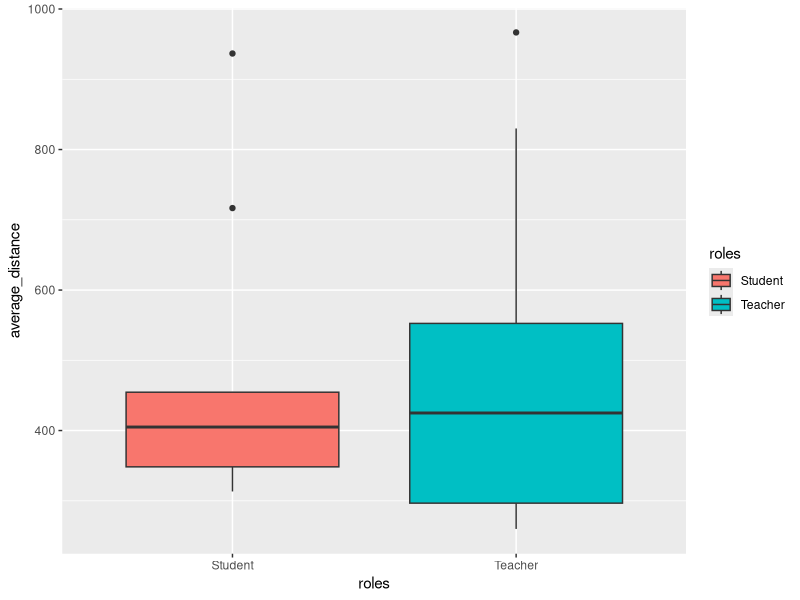
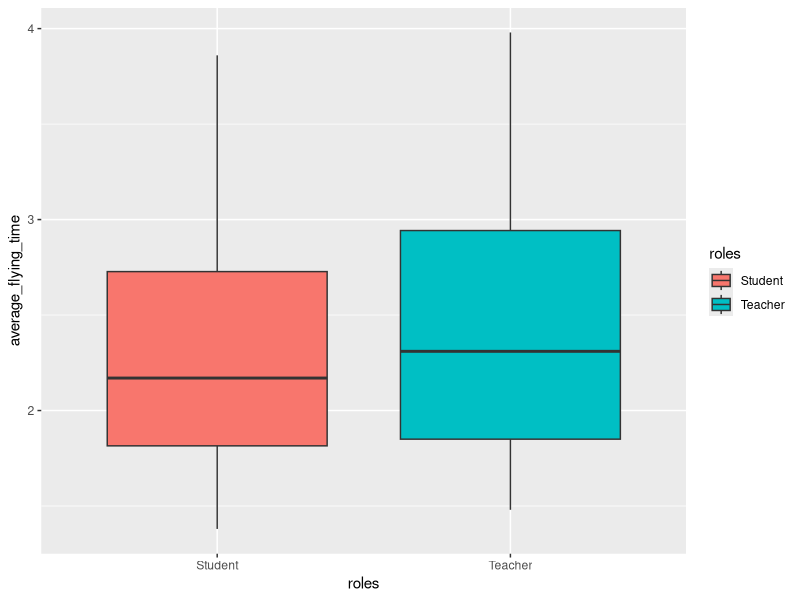
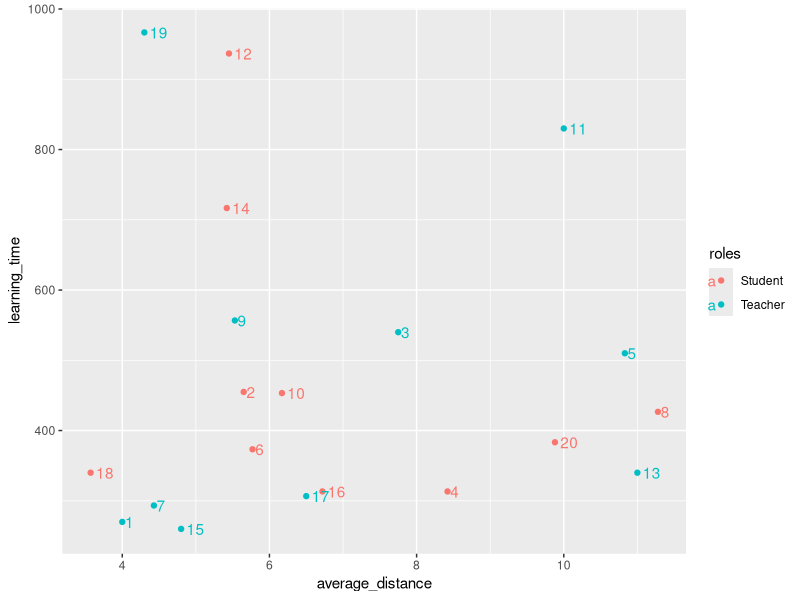
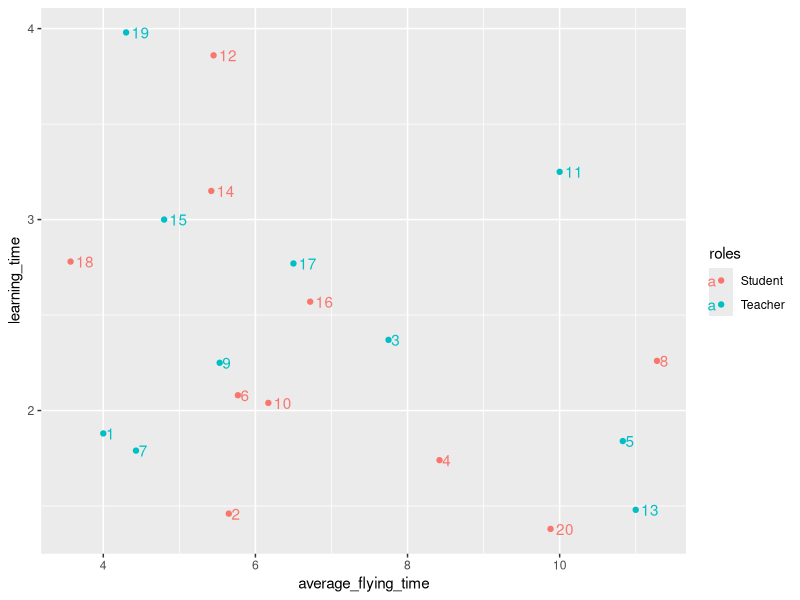
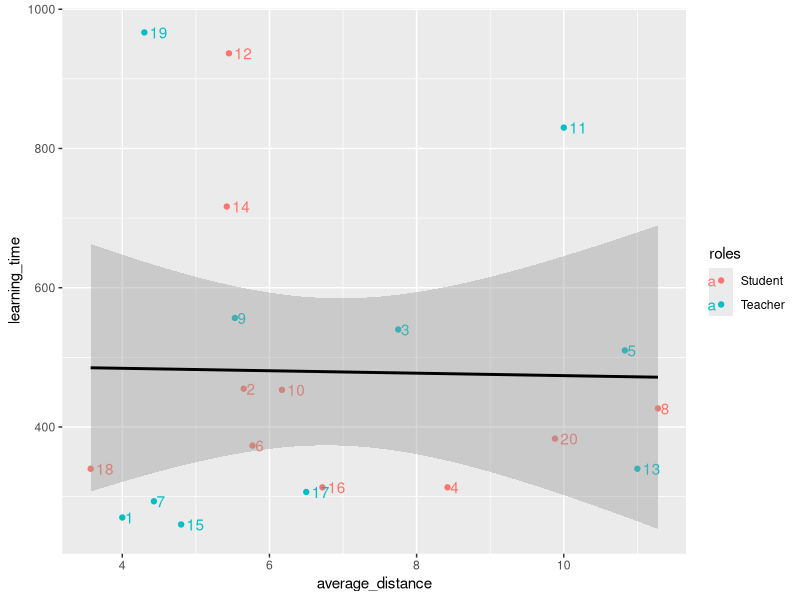
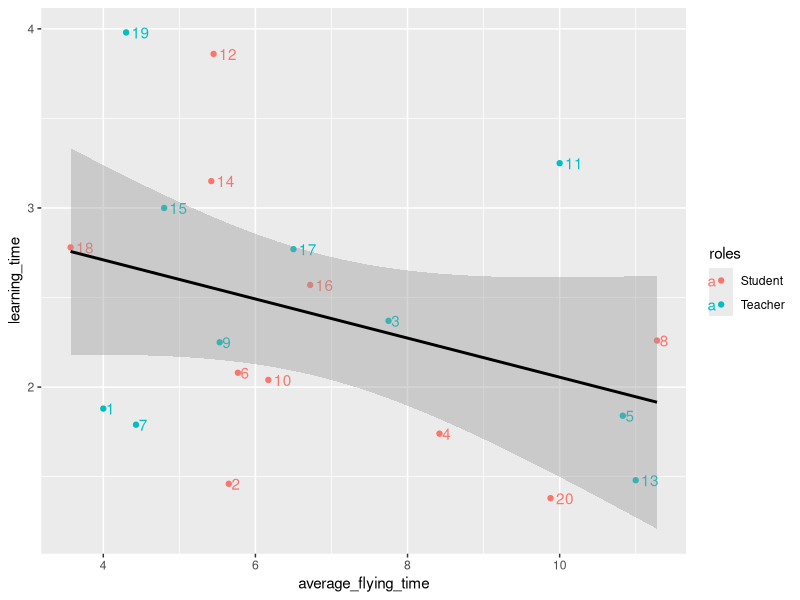

Write the R code that produced these figures, in order.
## ---- chunk 1
knitr::opts_chunk$set(echo = TRUE)
## ---- chunk 2
library(dplyr)
library(ggplot2)
## ---- chunk 3
plane<-read.table(file="plane.csv", header=TRUE, sep=";",dec=",") 
str(plane)
## ---- chunk 4
ggplot(plane, aes(x=roles, y=average_distance, fill=roles)) + 
  geom_boxplot()
## ---- chunk 5
ggplot(plane, aes(x=roles, y=average_flying_time, fill=roles)) + 
  geom_boxplot()
## ---- chunk 6
ggplot(plane, aes(learning_time,average_distance,label=rownames(plane),color=roles)) +
  geom_point() + labs(y ="learning_time" , x = "average_distance") + geom_text(hjust = -0.3)
## ---- chunk 7
ggplot(plane, aes(learning_time,average_flying_time,label=rownames(plane),color=roles)) +
  geom_point() + labs(y ="learning_time" , x = "average_flying_time") + geom_text(hjust = -0.3)
## ---- chunk 8
ggplot(plane,aes(learning_time,average_distance, label=rownames(plane),color=roles)) +
    geom_point() + labs(y ="learning_time" , x = "average_distance") + geom_text(hjust = -0.3)+geom_smooth(method = "lm", se = TRUE,color="black")
## ---- chunk 9
ggplot(plane,aes(learning_time,average_flying_time, label=rownames(plane),color=roles)) +
    geom_point() + labs(y ="learning_time" , x = "average_flying_time") + geom_text(hjust = -0.3)+geom_smooth(method = "lm", se = TRUE,color="black")
